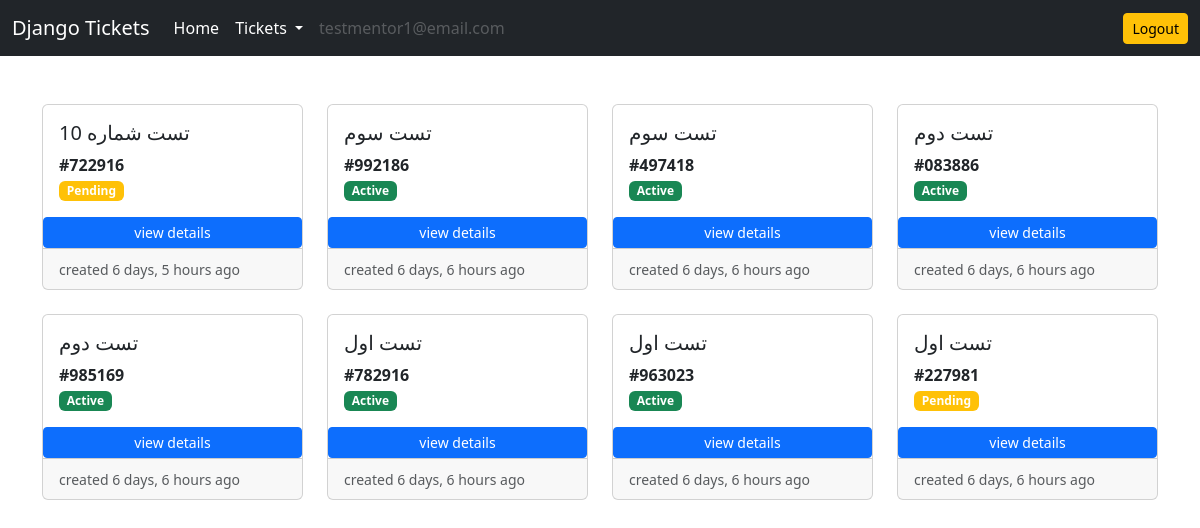
Page /ticket/engineer-active-tickets/ (signed in) on the committed database.
### accounts/models.py (models this page shows)
class user(AbstractUser):
    is_customer = models.BooleanField(default=False)
    is_engineer = models.BooleanField(default=False)
    email = models.EmailField(unique=True)

### ticket/models.py (models this page shows)
class Ticket(models.Model):
    customer = models.ForeignKey(User, on_delete=models.CASCADE)
    engineer = models.ForeignKey(User, on_delete=models.CASCADE, related_name='engineer', null=True, blank=True)
    ticket_id = models.CharField(max_length=15, unique=True)
    ticket_title = models.CharField(max_length=50)
    ticket_description = models.TextField()
    status = models.CharField(max_length=20, choices=(('Active', 'Active'), ('Pending', 'Pending'), ('Resolved', 'Resolved')), default='Pending')
    created_on = models.DateTimeField(auto_now_add=True)
    last_modified = models.DateTimeField(auto_now_add=True)
    is_resolved = models.BooleanField(default=False)
    severity = models.CharField(max_length=5, choices=(('A', 'A'), ('B', 'B')), default='B')
    is_assigend_to_engineer = models.BooleanField(default=False)
    resolution_steps = models.TextField(blank=True, null=True)
    assign_ticket = models.ForeignKey(User, related_name='assign_ticket', on_delete=models.CASCADE, null=True)

### ticket/views.py (the view)
# urls.py: path('engineer-active-tickets/', views.engineer_active_tickets, name='engineer-active-tickets'),
def engineer_active_tickets(request):
    tickets = Ticket.objects.filter(engineer=request.user, is_resolved=False).order_by('-created_on')
    context = {'tickets':tickets}
    return render(request, 'ticket/engineer_active_tickets.html', context)

### templates/ticket/engineer_active_tickets.html
{% extends 'base.html' %}
{% load static %}
{% load humanize %}
{% load widget_tweaks %}
{% block content %}
<div class="row row-cols-1 row-cols-md-4 g-4">
    {% for ticket in tickets %}
    <div class="col">
        <div class="card h-100">
            <div class="card-body">
                <h5 class="card-title">{{ticket.ticket_title}}</h5>
                <p class="card-text">
                    <b>#{{ticket.ticket_id}} </b> <br>
                    {% if ticket.status == 'Pending' %}
                    <span class="badge bg-warning">Pending</span>
                    {% elif ticket.status == 'Active' %}
                    <span class="badge bg-success">Active</span>
                    {% elif ticket.status == 'Resolved' %}
                    <span class="badge bg-danger">Resolved</span>
                    {% endif %}
                </p>
            </div>
            <a href="{% url 'ticket-details' ticket.ticket_id %}" class="btn btn-primary btn-sm">view details</a>
            <div class="card-footer">
                <small class="text-muted">created {{ticket.created_on|naturaltime}}</small>
            </div>
        </div>
    </div>
    {% endfor %}
</div>
{% endblock content %}

### templates/base.html (shortened to what this page needs)
<!DOCTYPE html>
<html lang="en">
<head>
    <link href="https://cdn.jsdelivr.net/npm/bootstrap@5.3.0-alpha1/dist/css/bootstrap.min.css" rel="stylesheet">
</head>
<body>
    <nav class="navbar navbar-expand-lg navbar-dark bg-dark">
        <div class="container-fluid">
            <a class="navbar-brand" href="/">Django Tickets</a>
            <div class="collapse navbar-collapse" id="navbarSupportedContent">
                <ul class="navbar-nav me-auto mb-2 mb-lg-0">
                    <li class="nav-item">
                        <a class="nav-link active" aria-current="page" href="/">Home</a>
                    </li>
                    {% if request.user.is_customer %}
                    <li class="nav-item dropdown">
                        <a class="nav-link active dropdown-toggle" href="#" id="navbarDropdown" role="button"
                            data-bs-toggle="dropdown" aria-expanded="false">
                            Tickets
                        </a>
                        <ul class="dropdown-menu" aria-labelledby="navbarDropdown">
                            <li><a class="dropdown-item" href="{% url 'customer-active-tickets' %}">Active Tickets</a></li>
                            <li><a class="dropdown-item" href="{% url 'customer-resolved-tickets' %}"> Resolved Tickets </a></li>
                            <li>
                                <hr class="dropdown-divider">
                            </li>
                            <li><a class="dropdown-item" href="#">Something else here</a></li>
                        </ul>
                    </li>
                    {% elif request.user.is_engineer %}
                    <li class="nav-item dropdown">
                        <a class="nav-link active dropdown-toggle" href="#" id="navbarDropdown" role="button"
                            data-bs-toggle="dropdown" aria-expanded="false">
                            Tickets
                        </a>
                    </li>
                    {% endif %}
                    {% if request.user.is_authenticated %}
                    <li class="nav-item">
                        <a class="nav-link disabled" href="#" tabindex="-1" aria-disabled="true">{{ request.user.email }}</a>
                    </li>
                    {% endif %}
                </ul>
                <a href="{% url 'logout' %}" class="btn btn-warning btn-sm">Logout</a>
            </div>
        </div>
    </nav>
    <div class="container mt-5">
        {% block content %}
        {% endblock content %}
    </div>
</body>
</html>

### rows in the picture
user: user.email "testmentor1@email.com"
Ticket: ticket_title "تست شماره 10", ticket_id "722916", status "Pending", created_on "6 days, 5 hours ago"
Ticket: ticket_title "تست سوم", ticket_id "992186", status "Active", created_on "6 days, 6 hours ago"
Ticket: ticket_title "تست سوم", ticket_id "497418", status "Active", created_on "6 days, 6 hours ago"
Ticket: ticket_title "تست دوم", ticket_id "083886", status "Active", created_on "6 days, 6 hours ago"
Ticket: ticket_title "تست دوم", ticket_id "985169", status "Active", created_on "6 days, 6 hours ago"
Ticket: ticket_title "تست اول", ticket_id "782916", status "Active", created_on "6 days, 6 hours ago"
Ticket: ticket_title "تست اول", ticket_id "963023", status "Active", created_on "6 days, 6 hours ago"
Ticket: ticket_title "تست اول", ticket_id "227981", status "Pending", created_on "6 days, 6 hours ago"
